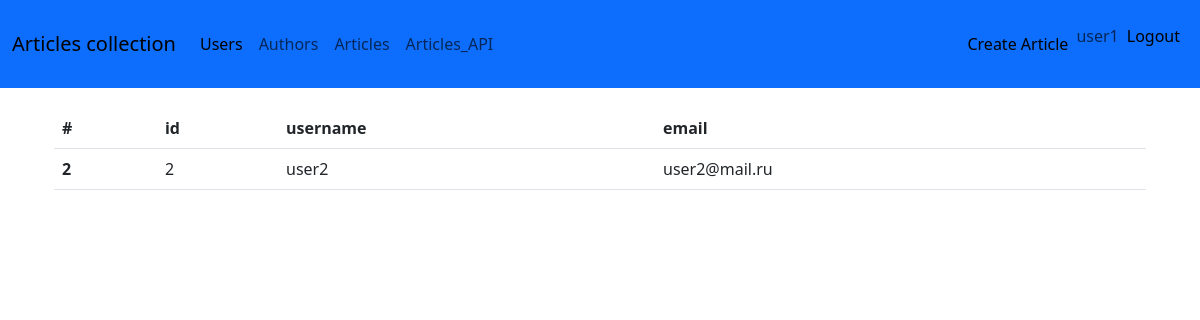
The app's page /users/2 (signed in) with its own data.
### blog/models.py (models this page shows, shortened)
class User(db.Model, UserMixin):
    __tablename__ = 'users'  # optional
    id = db.Column(db.Integer, primary_key=True)
    username = db.Column(db.String(255), unique=True)
    email = db.Column(db.String(255), unique=True)
    password = db.Column(db.String(255))
    is_staff = db.Column(db.Boolean, default=False)
    author = relationship("Author", uselist=False, back_populates='user')     # 1:1

### blog/user/views.py (the view)
@user.route('/<int:pk>')
@login_required
def user_details(pk: int):
    from blog.models import User
    _user = User.query.filter_by(id=pk).one_or_none()
    key_list = ['id', 'username', 'email', ]
    if not _user:
        return redirect('/users/')                       # or make action  (redirect) on error
    return render_template(
        'users/details.html',
        id=pk,
        user=_user,
        key_list=key_list
    )

### blog/app.py (called while the page is built)
def register_extensions(app):
    db.init_app(app)
    migrate.init_app(app, db,
                     compare_type=True,
                     )
    csrf.init_app(app)
    api = init_api(app)
    login_manager.login_view = 'auth.login'
    login_manager.init_app(app)
    @login_manager.user_loader
    def load_user(user_id):
        return User.query.get(int(user_id))

### blog/templates/users/details.html (shortened to what this page needs)
{% extends 'base.html' %}
{% block body %}
    <div class="container">
        <table class="table">
            <thead>
                <tr>
                    <th scope="col">#</th>
                    {% for k in key_list %}
                    <th scope="col">{{ k }}</th>
                    {% endfor %}
                </tr>
            </thead>
            <tbody>
                <tr>
                    <th scope="row">{{ id }}</th>
                    {% for k in key_list %}
                    <td>
                        {{ user[k] }}
                    </td>
                    {% endfor %}
                </tr>
            </tbody>
        </table>
    </div>
{% endblock %}

### blog/templates/navbar.html (shortened to what this page needs)
<nav class="navbar navbar-expand-lg bg-primary" style="margin-bottom:20px;">
  <div class="container-fluid">
<a class="navbar-brand" href="#">Articles collection</a>
    <div class="collapse navbar-collapse" id="navbarSupportedContent">
      <ul class="navbar-nav me-auto mb-2 mb-lg-0">
        <li class="nav-item">
          <a class="nav-link active" aria-current="page" href="{{ url_for('user.user_list') }}">Users</a>
        </li>
        <li class="nav-item">
          <a class="nav-link" aria-current="page" href="{{ url_for('author.author_list') }}">Authors</a>
        </li>
        <li class="nav-item">
          <a class="nav-link" href="{{ url_for('article.article_list') }}">Articles</a>
        </li>
          <li class="nav-item">
          <a class="nav-link" href="{{ url_for('article.article_api_list') }}">Articles_API</a>
        </li>
      </ul>
        <div class="navbar-text">
            {% if current_user.is_authenticated %}
          <ul class="navbar-nav">
                <li class="nav-item" style ="padding-top: var(--bs-nav-link-padding-y); padding-bottom: var(--bs-nav-link-padding-y);">
                    <a class="nav-link" href="{{ url_for('article.create_article') }}">Create Article</a>
                </li>
                <li class="nav-item" style ="padding-top: var(--bs-nav-link-padding-y); padding-bottom: var(--bs-nav-link-padding-y);">
                    {{ current_user.username}}
                </li>
                <li class="nav-item">
                      <a class="nav-link" href="{{ url_for('auth.logout') }}">Logout</a>
                </li>
          </ul>
           {% endif %}
      </div>
    </div>
  </div>
</nav>

### records on screen
User: username "user1"
User: id "2" "user2" "user2@mail.ru"

### other values on screen
{{ k }} "id" "username" "email"
{{ id }} "2"
